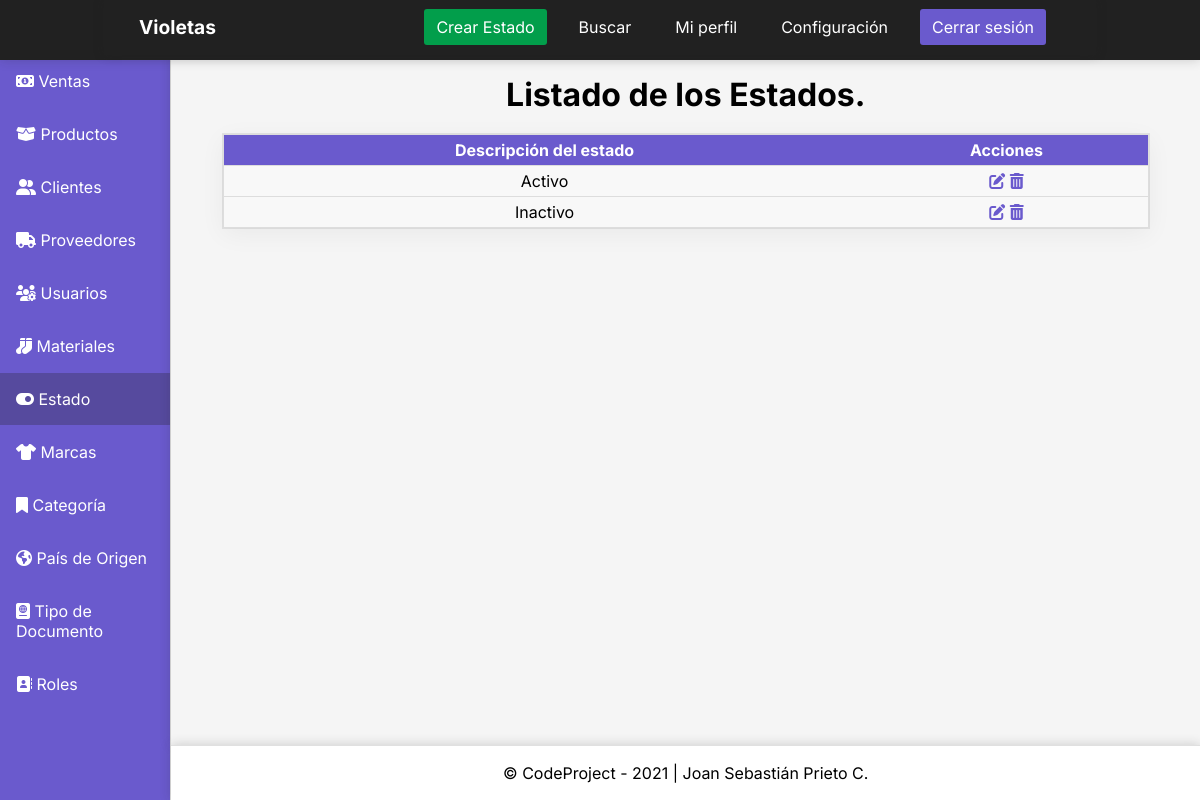
/dashboardestado, run on an earlier commit of the app's database.
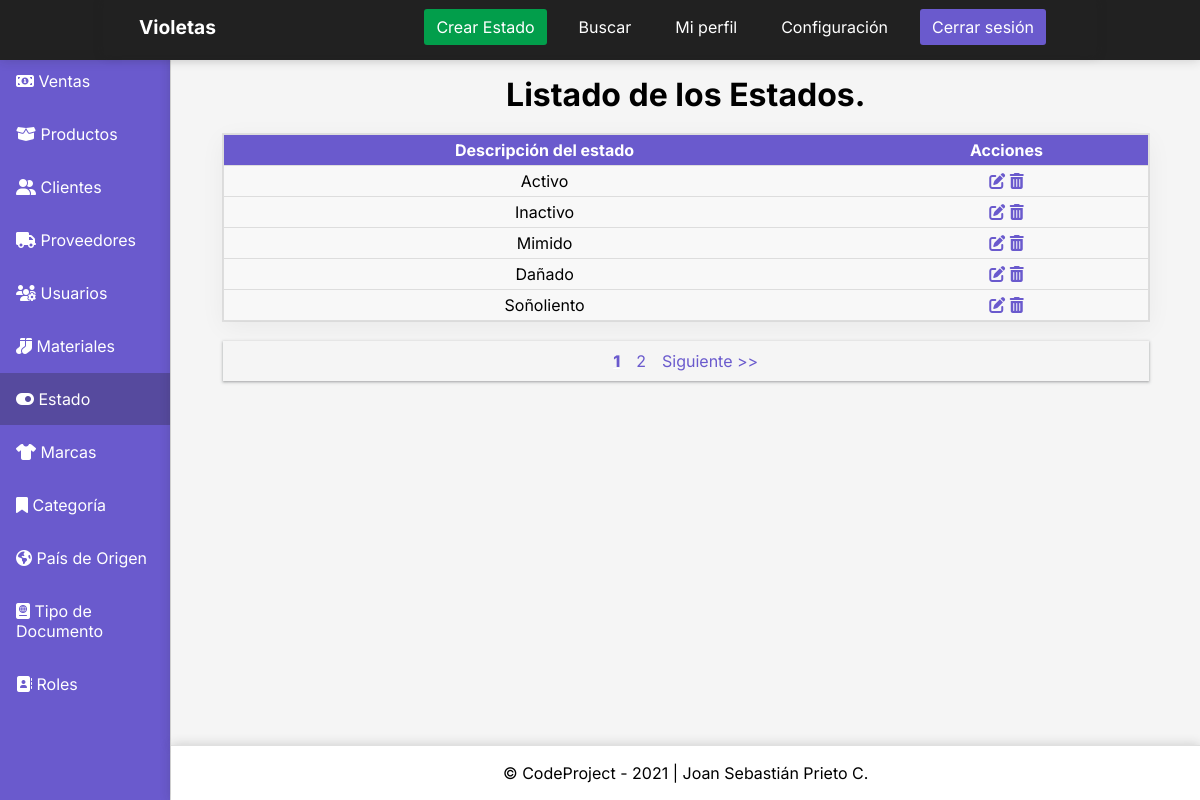
And on a later commit of the database.
### InventoryApp/models.py (models this page shows, shortened)
class Estado(models.Model):
    DescripcionEstado = models.CharField('Descripción del estado', max_length = 100)
    class Meta:
        verbose_name = 'Estado'
        verbose_name_plural = 'Estados'
        db_table = 'estados'
        ordering = ['id']

### Project/views.py (the view)
# urls.py: path('dashboardestado', views.dashboardestado, name='dashestado'), # Registro creado
def dashboardestado(request):
    estados = (Estado.objects.all()) # Creo variable que traiga todos los datos de la tabla Estado.
    page = request.GET.get('page', 1)
    try:
        paginator = Paginator(estados, 5)
        estados = paginator.page(page)
    except:
        raise Http404
    return render(request, 'dashboardestado.html', {
        'entity' : estados,
        'paginator': paginator # Con este código busco todos los datos de la tabla Estado y los envío a la vista.
} )

### Templates/dashboardestado.html (shortened to what the changed rows need)
{% load static %}
<!DOCTYPE html>
<html lang="es">
<head>
    <link rel="stylesheet" href="{% static 'CSS/stylesdashboard.css' %}">
</head>
<body>
    <div class="container">
        <main>
            <h1>Listado de los Estados.</h1>
            <table class="table">
                <thead>
                    <tr>
                        <th>Descripción del estado</th>
                        <th>Acciones</th>
                    </tr>
                </thead>
                <tbody>
                    {% for estado in entity %}
                    <tr>
                        <td data-label="Rol">{{estado.DescripcionEstado}}</td>
                        <td data-label="Gestión">
                            <a href="{% url 'updateestados' estado.id %}"><i class="fas fa-edit"></i></a>
                            <a href="#" onclick="eliminarEstados({{ estado.id }})"><i class="fas fa-trash-alt"></i></a>
                        </td>
                    </tr>
                    {% endfor %}
                </tbody>
            </table>
            <div>
                {% include 'paginator.html' %}
            </div>
        </main>
      </div>
</body>
</html>

What changed in the data, as far as the page shows it:
added Estado: DescripcionEstado "Mimido"
added Estado: DescripcionEstado "Dañado"
added Estado: DescripcionEstado "Soñoliento"
Also different on the page:
new list line: "1"
new list line: "2"
text now shown: "Siguiente >>"
